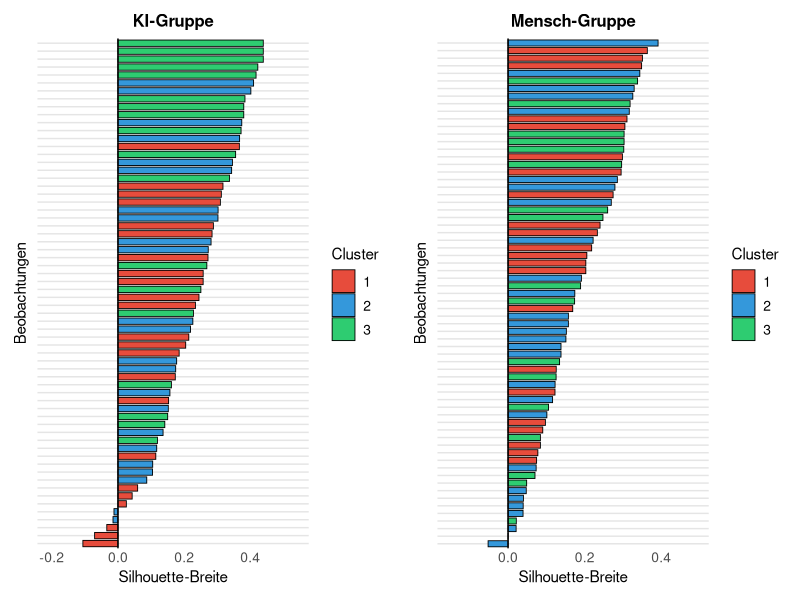

Reproduce this figure in R.
# =============================================================================
# COMBINED SILHOUETTE ANALYSIS
# =============================================================================
# Erstellt kombinierte Silhouette-Analysen im gleichen Stil wie die Barplots

library(dplyr)
library(ggplot2)
library(cluster)
library(gridExtra)

# =============================================================================
# LOAD DATA
# =============================================================================

cat("Lade Daten...\n")
data <- read.delim("organized/data/Bereinigte Daten von WhatsApp Business.csv", 
                   fileEncoding = "UTF-16LE", stringsAsFactors = FALSE)

# Filter data (FINISHED=1)
data_processed <- data %>% filter(FINISHED == 1)

# Separate KI and Mensch groups
data_ki <- data_processed %>% filter(AB01 == 1)
data_mensch <- data_processed %>% filter(AB01 == 2)

cat("✓ KI-Gruppe: n =", nrow(data_ki), "\n")
cat("✓ Mensch-Gruppe: n =", nrow(data_mensch), "\n")

# =============================================================================
# PREPARE CLUSTERING DATA
# =============================================================================

# Define variable columns
mn_cols <- c("MN01_01", "MN01_02", "MN01_03", "MN01_04", "MN01_05", "MN01_06", "MN01_07")
vs_cols <- c("VS01_01", "VS01_02", "VS01_03", "VS01_04", "VS01_05", "VS01_06", "VS01_07", "VS01_08")
ea_cols <- c("EA01_01", "EA01_02", "EA01_03", "EA01_04", "EA01_05")
id_cols <- c("ID01_01", "ID01_02", "ID01_03", "ID01_04")

# Create composite scores for KI group
cluster_data_ki <- data.frame(
  VS = rowMeans(data_ki[, vs_cols], na.rm = TRUE),
  MN = rowMeans(data_ki[, mn_cols], na.rm = TRUE),
  ID = rowMeans(data_ki[, id_cols], na.rm = TRUE),
  EA = rowMeans(data_ki[, ea_cols], na.rm = TRUE)
)

# Create composite scores for Mensch group
cluster_data_mensch <- data.frame(
  VS = rowMeans(data_mensch[, vs_cols], na.rm = TRUE),
  MN = rowMeans(data_mensch[, mn_cols], na.rm = TRUE),
  ID = rowMeans(data_mensch[, id_cols], na.rm = TRUE),
  EA = rowMeans(data_mensch[, ea_cols], na.rm = TRUE)
)

# Remove missing values
cluster_data_ki_clean <- cluster_data_ki[complete.cases(cluster_data_ki), ]
cluster_data_mensch_clean <- cluster_data_mensch[complete.cases(cluster_data_mensch), ]

cat("✓ KI-Gruppe (nach Missing Values): n =", nrow(cluster_data_ki_clean), "\n")
cat("✓ Mensch-Gruppe (nach Missing Values): n =", nrow(cluster_data_mensch_clean), "\n")

# =============================================================================
# PERFORM CLUSTERING AND CALCULATE SILHOUETTE SCORES
# =============================================================================

cat("\n=== ERSTELLE SILHOUETTE-ANALYSEN ===\n")

# Perform k-means clustering with k=3 for both groups
set.seed(123)
kmeans_ki <- kmeans(cluster_data_ki_clean, centers = 3, nstart = 25)
kmeans_mensch <- kmeans(cluster_data_mensch_clean, centers = 3, nstart = 25)

# Calculate silhouette scores
sil_ki <- silhouette(kmeans_ki$cluster, dist(cluster_data_ki_clean))
sil_mensch <- silhouette(kmeans_mensch$cluster, dist(cluster_data_mensch_clean))

# =============================================================================
# CREATE CUSTOM SILHOUETTE PLOTS
# =============================================================================

# Function to create custom silhouette plot
create_silhouette_plot <- function(sil_data, title, colors = c("#E74C3C", "#3498DB", "#2ECC71")) {
  # Convert silhouette object to data frame
  sil_df <- data.frame(
    cluster = sil_data[, 1],
    neighbor = sil_data[, 2],
    sil_width = sil_data[, 3]
  )
  
  # Order by cluster and silhouette width
  sil_df <- sil_df[order(sil_df$cluster, sil_df$sil_width), ]
  
  # Create custom plot
  p <- ggplot(sil_df, aes(x = sil_width, y = reorder(seq_along(sil_width), sil_width), 
                          fill = factor(cluster))) +
    geom_bar(stat = "identity", width = 0.8, color = "black", linewidth = 0.3) +
    scale_fill_manual(values = colors) +
    labs(title = title,
         x = "Silhouette-Breite",
         y = "Beobachtungen",
         fill = "Cluster") +
    theme_minimal() +
    theme(
      axis.title = element_text(size = 11),
      axis.text = element_text(size = 10),
      axis.text.y = element_blank(),  # Hide y-axis labels for cleaner look
      plot.title = element_text(size = 12, hjust = 0.5, face = "bold"),
      legend.title = element_text(size = 11),
      legend.text = element_text(size = 10),
      panel.grid.major = element_line(color = "gray90"),
      panel.grid.minor = element_blank(),
      panel.background = element_rect(fill = "white", color = NA),
      plot.background = element_rect(fill = "white", color = NA),
      panel.border = element_blank(),
      axis.line.x = element_blank(),
      axis.line.y = element_blank(),
      axis.ticks = element_blank(),
      plot.margin = margin(10, 10, 10, 10),
      panel.grid.major.x = element_blank(),
      panel.grid.minor.x = element_blank(),
      axis.ticks.x = element_line(),
      axis.ticks.length.x = unit(0, "pt")
    ) +
    geom_vline(xintercept = 0, color = "black", linewidth = 0.5) +
    xlim(min(sil_df$sil_width) - 0.1, max(sil_df$sil_width) + 0.1)
  
  return(p)
}

# Create silhouette plots for both groups
sil_plot_ki <- create_silhouette_plot(sil_ki, "KI-Gruppe")
sil_plot_mensch <- create_silhouette_plot(sil_mensch, "Mensch-Gruppe")

# =============================================================================
# COMBINE PLOTS
# =============================================================================

cat("=== KOMBINIERE PLOTS ===\n")

# Combine plots using gridExtra
combined_silhouette <- grid.arrange(
  sil_plot_ki, sil_plot_mensch,
  ncol = 2
)

# =============================================================================
# SAVE COMBINED PLOT
# =============================================================================

cat("=== SPEICHERE KOMBINIERTES PLOT ===\n")

# Create directory
dir.create("organized/images/clustering", recursive = TRUE, showWarnings = FALSE)

# Save combined plot
ggsave("organized/images/clustering/combined_silhouette_analysis.png", 
       combined_silhouette, width = 14, height = 6, dpi = 300, bg = "white", 
       limitsize = FALSE)

cat("✓ combined_silhouette_analysis.png erstellt\n")

# =============================================================================
# STATISTICAL SUMMARY
# =============================================================================

cat("\n=== STATISTISCHE ZUSAMMENFASSUNG ===\n")

# Calculate average silhouette scores
avg_sil_ki <- mean(sil_ki[,3])
avg_sil_mensch <- mean(sil_mensch[,3])

# Calculate silhouette scores by cluster
sil_summary_ki <- aggregate(sil_ki[,3], by = list(cluster = sil_ki[,1]), FUN = mean)
sil_summary_mensch <- aggregate(sil_mensch[,3], by = list(cluster = sil_mensch[,1]), FUN = mean)

cat("KI-Gruppe:\n")
cat("- Durchschnittliche Silhouette-Breite:", round(avg_sil_ki, 3), "\n")
cat("- Interpretation:", ifelse(avg_sil_ki > 0.7, "Starke Cluster-Struktur", 
                               ifelse(avg_sil_ki > 0.5, "Mittlere Cluster-Struktur", 
                                      "Schwache Cluster-Struktur")), "\n")
cat("- Cluster-spezifische Werte:\n")
for(i in 1:nrow(sil_summary_ki)) {
  cat("  Cluster", sil_summary_ki$cluster[i], ":", round(sil_summary_ki$x[i], 3), "\n")
}

cat("\nMensch-Gruppe:\n")
cat("- Durchschnittliche Silhouette-Breite:", round(avg_sil_mensch, 3), "\n")
cat("- Interpretation:", ifelse(avg_sil_mensch > 0.7, "Starke Cluster-Struktur", 
                               ifelse(avg_sil_mensch > 0.5, "Mittlere Cluster-Struktur", 
                                      "Schwache Cluster-Struktur")), "\n")
cat("- Cluster-spezifische Werte:\n")
for(i in 1:nrow(sil_summary_mensch)) {
  cat("  Cluster", sil_summary_mensch$cluster[i], ":", round(sil_summary_mensch$x[i], 3), "\n")
}

cat("\n=== INTERPRETATION ===\n")
cat("Die Silhouette-Analysen zeigen die Qualität der Cluster-Zuordnung.\n")
cat("Positive Werte = gute Zuordnung, negative Werte = schlechte Zuordnung.\n")
cat("Breitere Balken = höhere Silhouette-Breite = bessere Cluster-Qualität.\n")

cat("\n================================================================================\n")
cat("COMBINED SILHOUETTE ANALYSIS COMPLETED\n")
cat("================================================================================\n")
cat("Generated files:\n")
cat("- organized/images/clustering/combined_silhouette_analysis.png\n")

cat("\nSilhouette-Interpretation:\n")
cat("- > 0.7: Starke Cluster-Struktur\n")
cat("- 0.5-0.7: Mittlere Cluster-Struktur\n")
cat("- < 0.5: Schwache Cluster-Struktur\n")

cat("\nVorteile des kombinierten Plots:\n")
cat("- Konsistenter Style mit anderen Visualisierungen\n")
cat("- Direkter Vergleich zwischen den Gruppen\n")
cat("- Professionelle Darstellung für Bachelorarbeit\n")

cat("\n================================================================================\n") 